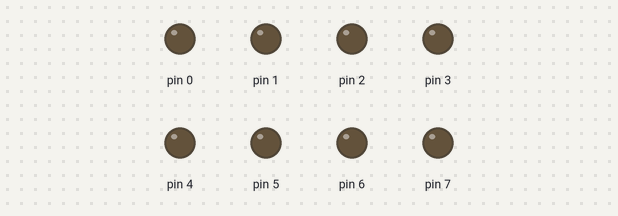
Simulated run of this sketch. Board: Arduino Uno, built with avr-gcc and run on an emulated ATmega328P. Shown: output pins drawn as LEDs (lit = HIGH).

Above: at 2.0 s.
At 4.5 s:
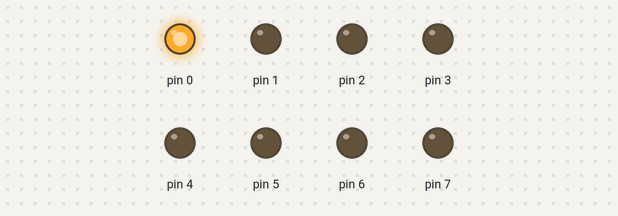
At 5.5 s:
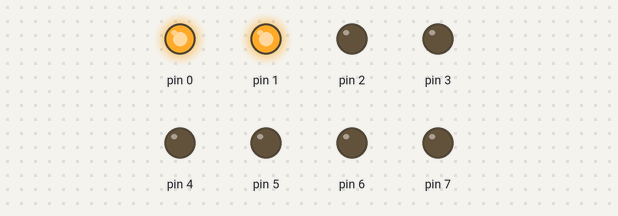
At 6.5 s:
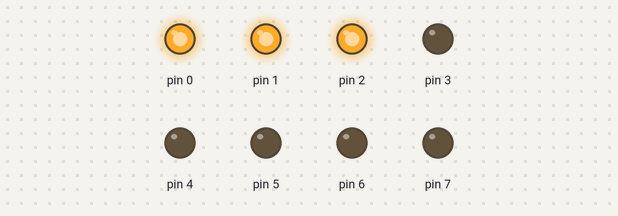
At 8.5 s:
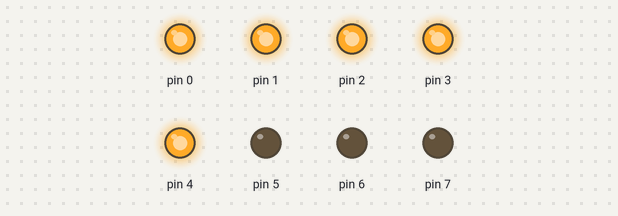
At 11.5 s:
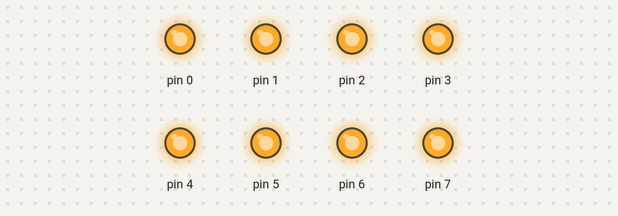
Timing chart, 0 to 15.6 s (numbered marks = the images above):
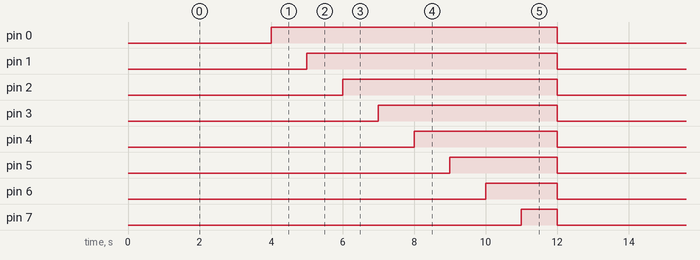

Measured:
- by itself, pin 0: alternates HIGH for 8.0 s and LOW for 4.0 s
- by itself, pin 1: alternates HIGH for 7.0 s and LOW for 5.0 s
- by itself, pin 2: alternates HIGH for 6.0 s and LOW for 6.0 s
- by itself, pin 3: alternates HIGH for 5.0 s and LOW for 7.0 s
- by itself, pin 4: alternates HIGH for 4.0 s and LOW for 8.0 s
- by itself, pin 5: alternates HIGH for 3.0 s and LOW for 9.0 s
- by itself, pin 6: alternates HIGH for 2.0 s and LOW for 10.0 s
- by itself, pin 7: alternates HIGH for 1.0 s and LOW for 11.0 s

The sketch:

exemplo_rampa.ino
```cpp
/*
==============================================================================
RAMPA DIGITAL DE 8 BITS
Este código faz um sinal de rampa através de 8 saídas digitais do Arduino Uno.
==============================================================================
Por Lucas Ribeiro de Oliveira.
PED da disciplina EE641 - Lab. de eltrônica básica II
==============================================================================
*/
void setup() {
 // Função para realizar o setup do arduino (roda uma única vez)

 DDRD = B11111111; // Condifura todo registrador da porta D como saída.
 // Equivale a fazer pinMode(porta, OUTPUT) para porta = 1 a 8.
}

void loop() {
  // Função que roda na forma de loop infinito

  PORTD = B00000000; // Seta todo registrador D como saída (OUTPUT)
  delay(3000);       // Delay inicial de 3s

  // Vetor com os valores de saída desejados
  int vetor[] = {0, 1, 3, 7, 15, 31, 63, 127, 255};
  int tam = sizeof(vetor) / sizeof(int); // Obtém o tamanho do vetor

  PORTD = 0b00000010;

  // repetição para percorrer todo vetor
  for (int i=0; i < tam; i++){
    PORTD = vetor[i];  // Fornece o valor desejado no registrador PORTD, ge forma sequencial, a partir do incremente de i
    delay(1000); // Delay de 1s
  }
}
```
